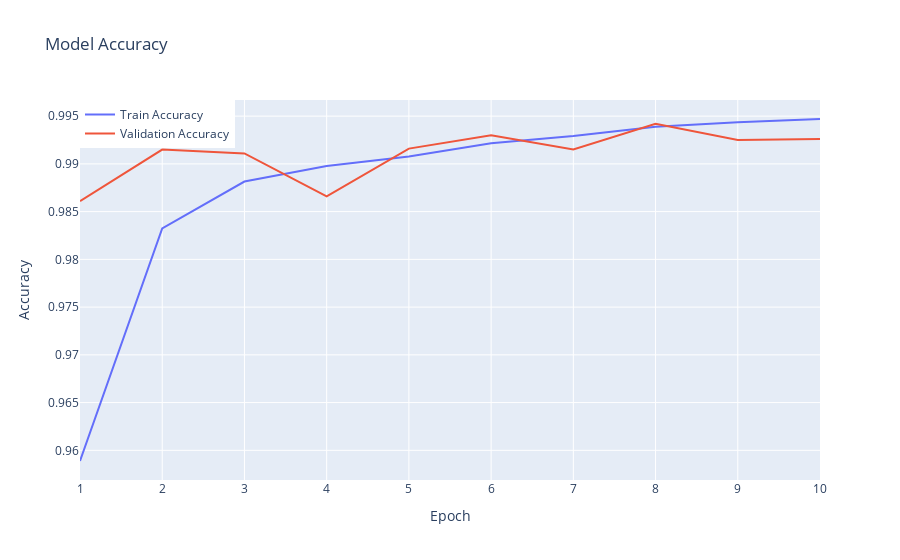
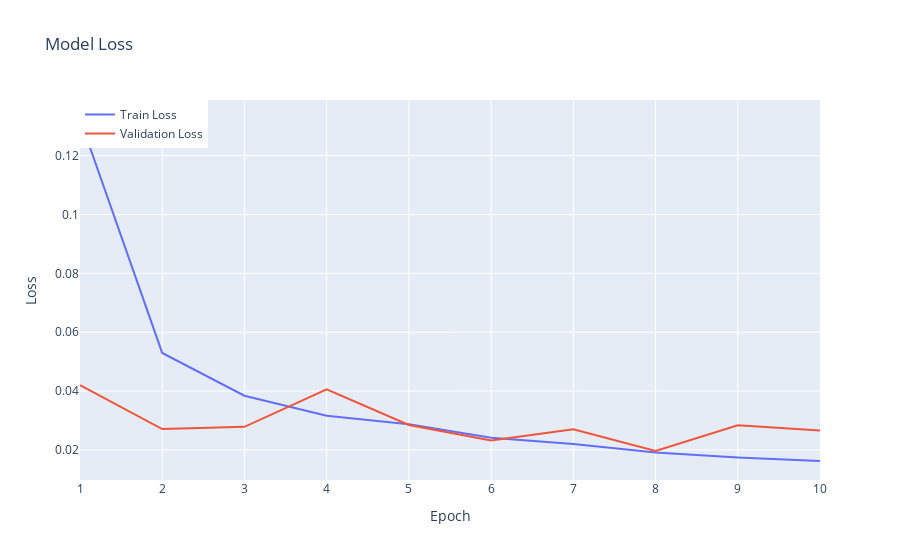

Notebook code cell kept with these figures, in order:
### Code cell
plot_training_history_with_plotly(model_3_history)

### Figure 1 — Plotly figure (JSON) as saved in the notebook; plotly's stock layout.template omitted (floating-point values rounded to 4 significant figures)
{"data": [{"mode": "lines", "name": "Train Accuracy", "type": "scatter", "x": [1, 2, 3, 4, 5, 6, 7, 8, 9, 10], "y": [0.9589, 0.9833, 0.9882, 0.9898, 0.9908, 0.9922, 0.9929, 0.9939, 0.9944, 0.9947]}, {"mode": "lines", "name": "Validation Accuracy", "type": "scatter", "x": [1, 2, 3, 4, 5, 6, 7, 8, 9, 10], "y": [0.9861, 0.9915, 0.9911, 0.9866, 0.9916, 0.993, 0.9915, 0.9942, 0.9925, 0.9926]}], "layout": {"legend": {"x": 0, "y": 1}, "title": {"text": "Model Accuracy"}, "xaxis": {"title": {"text": "Epoch"}}, "yaxis": {"title": {"text": "Accuracy"}}}}

### Figure 2 — Plotly figure (JSON) as saved in the notebook; plotly's stock layout.template omitted (floating-point values rounded to 4 significant figures)
{"data": [{"mode": "lines", "name": "Train Loss", "type": "scatter", "x": [1, 2, 3, 4, 5, 6, 7, 8, 9, 10], "y": [0.1325, 0.05295, 0.03842, 0.03161, 0.02869, 0.0241, 0.02202, 0.01909, 0.01744, 0.01623]}, {"mode": "lines", "name": "Validation Loss", "type": "scatter", "x": [1, 2, 3, 4, 5, 6, 7, 8, 9, 10], "y": [0.04201, 0.02708, 0.02784, 0.04055, 0.02848, 0.02323, 0.02701, 0.01968, 0.02836, 0.02663]}], "layout": {"legend": {"x": 0, "y": 1}, "title": {"text": "Model Loss"}, "xaxis": {"title": {"text": "Epoch"}}, "yaxis": {"title": {"text": "Loss"}}}}
